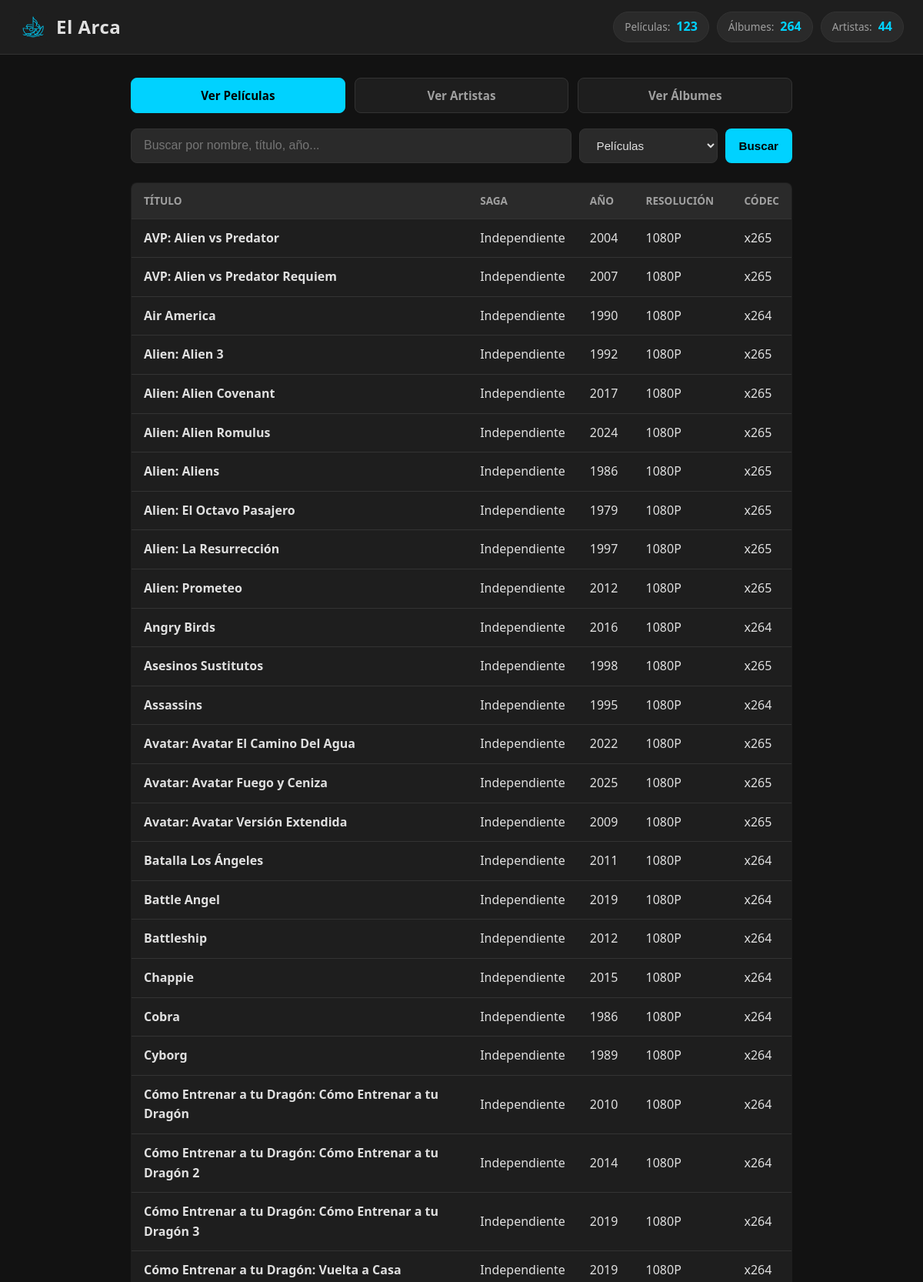
The page / (upper part) on the database its author committed.
### tables this page shows
CREATE TABLE peliculas (
            id INTEGER PRIMARY KEY AUTOINCREMENT,
            saga TEXT,
            titulo TEXT NOT NULL,
            anio_estreno INTEGER,
            decada TEXT,
            resolucion TEXT,
            es_x265 INTEGER DEFAULT 0,
            es_animada INTEGER DEFAULT 0
        );

### app.py (the view, shortened to what this page needs)
@app.route("/", methods=["GET"])
def inicio():
    busqueda = request.args.get("q", "").strip()
    filtro_tipo = request.args.get("tipo", "peliculas")
    peliculas = []
    albumes = []
    artistas = []
    conn = obtener_conexion()
    cursor = conn.cursor()
    cursor.execute("SELECT COUNT(*) AS total FROM artistas")
    res_artistas = cursor.fetchone()
    total_artistas_val = res_artistas["total"] if res_artistas else 0
    cursor.execute("SELECT COUNT(*) AS total FROM peliculas")
    res_peliculas = cursor.fetchone()
    total_peliculas_val = res_peliculas["total"] if res_peliculas else 0
    cursor.execute("SELECT COUNT(*) AS total FROM albumes")
    res_albumes = cursor.fetchone()
    total_albumes_val = res_albumes["total"] if res_albumes else 0
    if filtro_tipo == "peliculas":
        if busqueda:
            query = """
                SELECT * FROM peliculas
                WHERE titulo LIKE ?
                   OR saga LIKE ?
                   OR decada LIKE ?
                   OR CAST(anio_estreno AS TEXT) LIKE ?
                   OR resolucion LIKE ?
                   OR (es_animada = 1 AND 'animada' LIKE ?)
                   OR (es_x265 = 1 AND 'x265' LIKE ?)
                ORDER BY anio_estreno ASC, titulo ASC
            """
            param = f"%{busqueda}%"
            peliculas = cursor.execute(query, (param, param, param, param, param, param, param)).fetchall()
        else:
            peliculas = cursor.execute("SELECT * FROM peliculas ORDER BY titulo ASC").fetchall()
    elif filtro_tipo == "artistas":
        if busqueda:
            query = "SELECT * FROM artistas WHERE nombre LIKE ? ORDER BY nombre ASC"
            artistas = cursor.execute(query, (f"%{busqueda}%",)).fetchall()
        else:
            artistas = cursor.execute("SELECT * FROM artistas ORDER BY nombre ASC").fetchall()
    conn.close()
    return render_template(
        "index.html",
        peliculas=peliculas,
        albumes=albumes,
        artistas=artistas,
        busqueda=busqueda,
        tipo=filtro_tipo,
        total_artistas=total_artistas_val,
        total_peliculas=total_peliculas_val,
        total_albumes=total_albumes_val
    )

### app.py (called while the page is built)
def obtener_conexion():
    conn = sqlite3.connect(RUTA_BD)
    conn.row_factory = sqlite3.Row  # Permite acceder a las columnas por su nombre
    return conn

### templates/index.html (shortened to what this page needs)
<!DOCTYPE html>
<html lang="es">
<head>
    <link rel="stylesheet" href="{{ url_for('static', filename='style.css') }}">
</head>
<body>
    <header class="barra-superior">
        <div class="logo-titulo">
            <img src="{{ url_for('static', filename='logo.png') }}" alt="Logo El Arca" class="img-logo">
            <h1>El Arca</h1>
        </div>
        <div class="contenedor-badges">
            <div class="info-badge">
                <span class="etiqueta">Películas:</span>
                <strong class="numero">{{ total_peliculas }}</strong>
            </div>
            <div class="info-badge">
                <span class="etiqueta">Álbumes:</span>
                <strong class="numero">{{ total_albumes }}</strong>
            </div>
            <div class="info-badge">
                <span class="etiqueta">Artistas:</span>
                <strong class="numero">{{ total_artistas }}</strong>
            </div>
        </div>
    </header>
    <main class="contenedor-principal">
        <nav class="acciones-rapidas">
            <a href="/?tipo=peliculas" class="btn-navegacion {% if tipo == 'peliculas' %}activo{% endif %}">
                Ver Películas
            </a>
            <a href="/?tipo=artistas" class="btn-navegacion {% if tipo == 'artistas' %}activo{% endif %}">
                Ver Artistas
            </a>
            <a href="/?tipo=musica" class="btn-navegacion {% if tipo == 'musica' %}activo{% endif %}">
                Ver Álbumes
            </a>
        </nav>
        <form method="GET" action="/" class="buscador-form">
            <input type="text" name="q" value="{{ busqueda }}" placeholder="Buscar por nombre, título, año..." class="input-busqueda">
            <select name="tipo" class="select-tipo">
                <option value="peliculas" {% if tipo == 'peliculas' %}selected{% endif %}>Películas</option>
            </select>
            <button type="submit" class="btn-buscar">Buscar</button>
        </form>
        {% if tipo == 'peliculas' %}
            {% if peliculas %}
                <table class="tabla-resultados">
                    <thead>
                        <tr>
                            <th>Título</th>
                            <th>Saga</th>
                            <th>Año</th>
                            <th>Resolución</th>
                            <th>Códec</th>
                        </tr>
                    </thead>
                    <tbody>
                        {% for p in peliculas %}
                        <tr>
                            <td><strong>{{ p.titulo }}</strong></td>
                            <td>{{ p.saga or '-' }}</td>
                            <td>{{ p.anio_estreno }}</td>
                            <td>{{ p.resolucion }}</td>
                            <td>
                                {% if p.es_x265 == 1 %}
                                    <span class="badge-x265">x265</span>
                                {% else %}
                                    <span class="badge-x264">x264</span>
                                {% endif %}
                            </td>
                        </tr>
                        {% endfor %}
                    </tbody>
                </table>
            {% else %}
                <p class="sin-resultados">No se encontraron películas.</p>
            {% endif %}
        {% endif %}
    </main>
</body>
</html>

### static/style.css (style rules this page uses)
:root { --bg-principal: #121212; --bg-tarjeta: #1e1e1e; --bg-input: #2a2a2a; --texto-principal: #e0e0e0; --texto-secundario: #a0a0a0; --acento-cyan: #00d2ff; --borde: #333333; --borde-focus: #00d2ff; --fuente-principal: system-ui, -apple-system, BlinkMacSystemFont, "Segoe UI", Roboto, sans-serif; }
* { box-sizing: border-box; margin: 0; padding: 0; }
body { background-color: var(--bg-principal); color: var(--texto-principal); font-family: var(--fuente-principal); line-height: 1.6; padding-bottom: 40px; }
.barra-superior { display: flex; justify-content: space-between; align-items: center; background-color: var(--bg-tarjeta); padding: 15px 25px; border-bottom: 1px solid var(--borde); position: sticky; top: 0; z-index: 100; }
.logo-titulo { display: flex; align-items: center; gap: 12px; }
.logo-titulo h1 { font-size: 1.5rem; font-weight: 700; color: var(--texto-principal); letter-spacing: 0.5px; }
.info-badge { display: inline-flex; align-items: center; gap: 8px; background-color: var(--bg-input); padding: 6px 14px; border-radius: 20px; font-size: 0.85rem; border: 1px solid var(--borde); color: var(--texto-secundario); }
.info-badge .numero { color: var(--acento-cyan); font-weight: 700; font-size: 1rem; }
.contenedor-principal { max-width: 900px; margin: 30px auto; padding: 0 20px; }
.buscador-form { display: flex; gap: 10px; margin-bottom: 25px; flex-wrap: wrap; }
.input-busqueda { flex: 1; min-width: 200px; padding: 12px 16px; background-color: var(--bg-input); border: 1px solid var(--borde); border-radius: 8px; color: var(--texto-principal); font-size: 1rem; outline: none; transition: border-color 0.2s; }
.select-tipo, .btn-buscar { padding: 12px 18px; background-color: var(--bg-input); border: 1px solid var(--borde); border-radius: 8px; color: var(--texto-principal); font-size: 0.95rem; cursor: pointer; outline: none; }
.btn-buscar { background-color: var(--acento-cyan); color: #000; font-weight: 600; border: none; transition: opacity 0.2s; }
.tabla-resultados { width: 100%; border-collapse: collapse; background-color: var(--bg-tarjeta); border-radius: 8px; overflow: hidden; border: 1px solid var(--borde); }
.tabla-resultados th, .tabla-resultados td { padding: 12px 16px; text-align: left; border-bottom: 1px solid var(--borde); }
.tabla-resultados th { background-color: var(--bg-input); color: var(--texto-secundario); font-weight: 600; font-size: 0.85rem; text-transform: uppercase; }
.contenedor-badges { display: flex; gap: 10px; align-items: center; flex-wrap: wrap; }
.img-logo { width: 36px; height: 36px; object-fit: contain; opacity: 0.9; }
.acciones-rapidas { display: flex; gap: 12px; margin-bottom: 20px; flex-wrap: wrap; }
.btn-navegacion { flex: 1; text-align: center; padding: 10px 16px; background-color: var(--bg-tarjeta); color: var(--texto-secundario); text-decoration: none; border-radius: 8px; border: 1px solid var(--borde); font-weight: 600; font-size: 0.95rem; transition: all 0.2s ease; }
.btn-navegacion.activo { background-color: var(--acento-cyan); color: #000000; border-color: var(--acento-cyan); }

### rows shown on the page
peliculas: titulo "AVP: Alien vs Predator", saga "Independiente", anio_estreno "2004", resolucion "1080P", es_x265 "x265"
peliculas: titulo "AVP: Alien vs Predator Requiem", saga "Independiente", anio_estreno "2007", resolucion "1080P", es_x265 "x265"
peliculas: titulo "Air America", saga "Independiente", anio_estreno "1990", resolucion "1080P", es_x265 "x264"
peliculas: titulo "Alien: Alien 3", saga "Independiente", anio_estreno "1992", resolucion "1080P", es_x265 "x265"
peliculas: titulo "Alien: Alien Covenant", saga "Independiente", anio_estreno "2017", resolucion "1080P", es_x265 "x265"
peliculas: titulo "Alien: Alien Romulus", saga "Independiente", anio_estreno "2024", resolucion "1080P", es_x265 "x265"
peliculas: titulo "Alien: Aliens", saga "Independiente", anio_estreno "1986", resolucion "1080P", es_x265 "x265"
peliculas: titulo "Alien: El Octavo Pasajero", saga "Independiente", anio_estreno "1979", resolucion "1080P", es_x265 "x265"
peliculas: titulo "Alien: La Resurrección", saga "Independiente", anio_estreno "1997", resolucion "1080P", es_x265 "x265"
peliculas: titulo "Alien: Prometeo", saga "Independiente", anio_estreno "2012", resolucion "1080P", es_x265 "x265"
peliculas: titulo "Angry Birds", saga "Independiente", anio_estreno "2016", resolucion "1080P", es_x265 "x264"
peliculas: titulo "Asesinos Sustitutos", saga "Independiente", anio_estreno "1998", resolucion "1080P", es_x265 "x265"
peliculas: titulo "Assassins", saga "Independiente", anio_estreno "1995", resolucion "1080P", es_x265 "x264"
peliculas: titulo "Avatar: Avatar El Camino Del Agua", saga "Independiente", anio_estreno "2022", resolucion "1080P", es_x265 "x265"
peliculas: titulo "Avatar: Avatar Fuego y Ceniza", saga "Independiente", anio_estreno "2025", resolucion "1080P", es_x265 "x265"
peliculas: titulo "Avatar: Avatar Versión Extendida", saga "Independiente", anio_estreno "2009", resolucion "1080P", es_x265 "x265"
peliculas: titulo "Batalla Los Ángeles", saga "Independiente", anio_estreno "2011", resolucion "1080P", es_x265 "x264"
peliculas: titulo "Battle Angel", saga "Independiente", anio_estreno "2019", resolucion "1080P", es_x265 "x264"
peliculas: titulo "Battleship", saga "Independiente", anio_estreno "2012", resolucion "1080P", es_x265 "x264"
peliculas: titulo "Chappie", saga "Independiente", anio_estreno "2015", resolucion "1080P", es_x265 "x264"
peliculas: titulo "Cobra", saga "Independiente", anio_estreno "1986", resolucion "1080P", es_x265 "x264"
peliculas: titulo "Cyborg", saga "Independiente", anio_estreno "1989", resolucion "1080P", es_x265 "x264"
peliculas: titulo "Cómo Entrenar a tu Dragón: Cómo Entrenar a tu Dragón", saga "Independiente", anio_estreno "2010", resolucion "1080P", es_x265 "x264"
peliculas: titulo "Cómo Entrenar a tu Dragón: Cómo Entrenar a tu Dragón 2", saga "Independiente", anio_estreno "2014", resolucion "1080P", es_x265 "x264"
peliculas: titulo "Cómo Entrenar a tu Dragón: Cómo Entrenar a tu Dragón 3", saga "Independiente", anio_estreno "2019", resolucion "1080P", es_x265 "x264"
peliculas: titulo "Cómo Entrenar a tu Dragón: Vuelta a Casa", saga "Independiente", anio_estreno "2019", resolucion "1080P", es_x265 "x264"

### other values the page prints
{{ total_peliculas }} "123"
{{ total_albumes }} "264"
{{ total_artistas }} "44"
